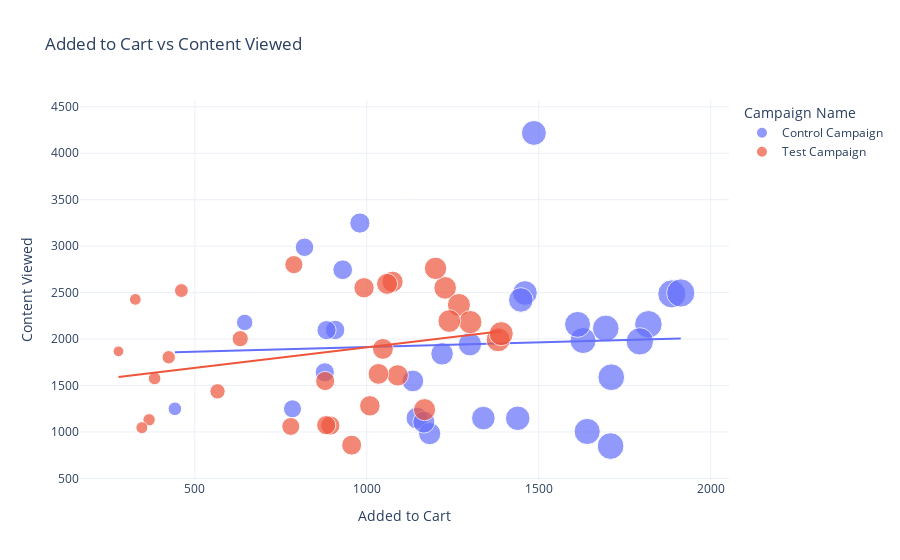

Notebook cell for this chart:
### Markdown cell above
Although the website clicks and searches are higher for test campaign, slightly more people viewed the content through control campaign.

#### Control Campaign Win 3

Now lets look at how the content brings customer to adding products to their cart:

### Code cell
figure = px.scatter(data, x='Added to Cart', y='Content Viewed',
                   title='Added to Cart vs Content Viewed',
                   color='Campaign Name',
                   trendline="ols",
                   size='Added to Cart')
figure.show()

### Figure 1 — Plotly figure (JSON) as saved in the notebook; plotly's stock layout.template omitted (floating-point values rounded to 4 significant figures)
{"data": [{"hovertemplate": "Campaign Name=Control Campaign<br>Added to Cart=%{marker.size}<br>Content Viewed=%{y}<extra></extra>", "legendgroup": "Control Campaign", "marker": {"color": "#636efa", "size": [1819, 1629, 1887, 1439, 1794, 1339, 1641, 1613, 878, 1695, 908, 1219, 1709, 1460, 819, 1913, 1146, 883, 1448, 980, 1711, 1486, 1134, 442, 1183, 1300, 784, 1166, 930, 645], "sizemode": "area", "sizeref": 4.782, "symbol": "circle"}, "mode": "markers", "name": "Control Campaign", "orientation": "v", "showlegend": true, "type": "scatter", "x": [1819, 1629, 1887, 1439, 1794, 1339, 1641, 1613, 878, 1695, 908, 1219, 1709, 1460, 819, 1913, 1146, 883, 1448, 980, 1711, 1486, 1134, 442, 1183, 1300, 784, 1166, 930, 645], "xaxis": "x", "y": [2159, 1984, 2486, 1147, 1975, 1149, 1005, 2158, 1642, 2115, 2098, 1841, 848, 2496, 2988, 2496, 1149, 2096, 2421, 3249, 1589, 4219, 1549, 1249, 982, 1944.0, 1249, 1106, 2746, 2179], "yaxis": "y"}, {"hovertemplate": "<b>OLS trendline</b><br>Content Viewed = 0.100333 * Added to Cart + 1813.36<br>R<sup>2</sup>=0.002764<br><br>Campaign Name=Control Campaign<br>Added to Cart=%{x}<br>Content Viewed=%{y} <b>(trend)</b><extra></extra>", "legendgroup": "Control Campaign", "marker": {"color": "#636efa", "symbol": "circle"}, "mode": "lines", "name": "Control Campaign", "showlegend": false, "type": "scatter", "x": [442, 645, 784, 819, 878, 883, 908, 930, 980, 1134, 1146, 1166, 1183, 1219, 1300, 1339, 1439, 1448, 1460, 1486, 1613, 1629, 1641, 1695, 1709, 1711, 1794, 1819, 1887, 1913], "xaxis": "x", "y": [1858.0, 1878.0, 1892.0, 1896.0, 1901.0, 1902.0, 1904.0, 1907.0, 1912.0, 1927.0, 1928.0, 1930.0, 1932.0, 1936.0, 1944.0, 1948.0, 1958.0, 1959.0, 1960.0, 1962.0, 1975.0, 1977.0, 1978.0, 1983.0, 1985.0, 1985.0, 1993.0, 1996.0, 2003.0, 2005.0], "yaxis": "y"}, {"hovertemplate": "Campaign Name=Test Campaign<br>Added to Cart=%{marker.size}<br>Content Viewed=%{y}<extra></extra>", "legendgroup": "Test Campaign", "marker": {"color": "#EF553B", "size": [894, 424, 1075, 1382, 1391, 779, 1090, 1059, 383, 461, 788, 879, 1047, 278, 367, 632, 327, 1228, 346, 992, 1009, 1168, 1268, 1034, 566, 956, 882, 1301, 1240, 1200], "sizemode": "area", "sizeref": 4.782, "symbol": "circle"}, "mode": "markers", "name": "Test Campaign", "orientation": "v", "showlegend": true, "type": "scatter", "x": [894, 424, 1075, 1382, 1391, 779, 1090, 1059, 383, 461, 788, 879, 1047, 278, 367, 632, 327, 1228, 346, 992, 1009, 1168, 1268, 1034, 566, 956, 882, 1301, 1240, 1200], "xaxis": "x", "y": [1069, 1804, 2617, 1992, 2058, 1059, 1609, 2594, 1576, 2522, 2801, 1548, 1894, 1868, 1131, 2004, 2427, 2551, 1046, 2552, 1281, 1240, 2367, 1625, 1437, 858, 1073, 2182, 2194, 2761], "yaxis": "y"}, {"hovertemplate": "<b>OLS trendline</b><br>Content Viewed = 0.442802 * Added to Cart + 1467.66<br>R<sup>2</sup>=0.066319<br><br>Campaign Name=Test Campaign<br>Added to Cart=%{x}<br>Content Viewed=%{y} <b>(trend)</b><extra></extra>", "legendgroup": "Test Campaign", "marker": {"color": "#EF553B", "symbol": "circle"}, "mode": "lines", "name": "Test Campaign", "showlegend": false, "type": "scatter", "x": [278, 327, 346, 367, 383, 424, 461, 566, 632, 779, 788, 879, 882, 894, 956, 992, 1009, 1034, 1047, 1059, 1075, 1090, 1168, 1200, 1228, 1240, 1268, 1301, 1382, 1391], "xaxis": "x", "y": [1591.0, 1612.0, 1621.0, 1630.0, 1637.0, 1655.0, 1672.0, 1718.0, 1748.0, 1813.0, 1817.0, 1857.0, 1858.0, 1864.0, 1891.0, 1907.0, 1914.0, 1926.0, 1931.0, 1937.0, 1944.0, 1950.0, 1985.0, 1999.0, 2011.0, 2017.0, 2029.0, 2044.0, 2080.0, 2084.0], "yaxis": "y"}], "layout": {"legend": {"itemsizing": "constant", "title": {"text": "Campaign Name"}, "tracegroupgap": 0}, "title": {"text": "Added to Cart vs Content Viewed"}, "xaxis": {"anchor": "y", "domain": [0, 1], "title": {"text": "Added to Cart"}}, "yaxis": {"anchor": "x", "domain": [0, 1], "title": {"text": "Content Viewed"}}}}
